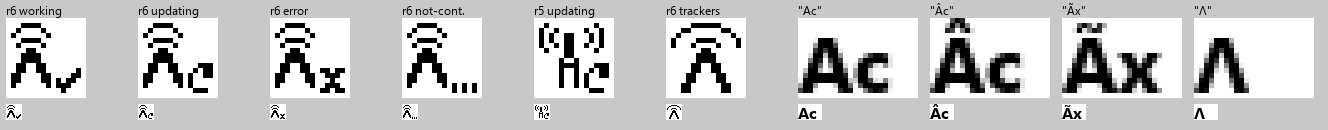

This chart was generated by the following Python code:
# Revision 6 review: the tracker states next to the letter strings they were read as in revision 5
# ("A✓", "Ac", "Ax", "A…") and the closest accented forms ("Âc", "Ȃx"), rendered in Segoe UI Bold
# at 16 px, plus the r5 (16b14bf) tracker base. Mono 16 px on white, x1 and x5 nearest.
# Usage: python -I letter-test.py <ui-icon-explorations dir> <output png>
import io, os, subprocess, sys
from PIL import Image, ImageDraw, ImageFont
root, out = sys.argv[1], sys.argv[2]
prefix = subprocess.run(['git', 'rev-parse', '--show-prefix'], cwd=root, capture_output=True, text=True,
                        check=True).stdout.strip()
def icon(ic, rev=None):
    rel = f'png-mono/bold/16/{ic}.png'
    if rev:
        im = Image.open(io.BytesIO(subprocess.run(['git', 'show', f'{rev}:{prefix}{rel}'], cwd=root,
                                                  capture_output=True, check=True).stdout))
    else:
        im = Image.open(os.path.join(root, rel))
    im = im.convert('RGBA'); t = Image.new('RGBA', im.size, (255, 255, 255, 255)); t.alpha_composite(im)
    return t.convert('RGB')
bold = ImageFont.truetype('C:/Windows/Fonts/segoeuib.ttf', 16)
lbl = ImageFont.truetype('C:/Windows/Fonts/segoeui.ttf', 12)
def text(s):
    t = Image.new('RGB', (24, 16), (255, 255, 255)); ImageDraw.Draw(t).text((0, -3), s, fill=(0, 0, 0), font=bold)
    return t
cells = [('r6 working', icon('tracker-working')), ('r6 updating', icon('tracker-updating')),
         ('r6 error', icon('tracker-error')), ('r6 not-cont.', icon('tracker-not-contacted')),
         ('r5 updating', icon('tracker-updating', '16b14bf')), ('r6 trackers', icon('trackers')),
         ('"Ac"', text('Ac')), ('"Âc"', text('Âc')), ('"Ãx"', text('Ãx')), ('"Λ"', text('Λ'))]
Z = 5; CW = 24 * Z + 12
img = Image.new('RGB', (CW * len(cells) + 8, 16 * Z + 50), (200, 200, 200)); d = ImageDraw.Draw(img)
for k, (n, im) in enumerate(cells):
    x = 6 + k * CW
    d.text((x, 2), n, fill=(0, 0, 0), font=lbl)
    img.paste(im.resize((im.size[0] * Z, 16 * Z), Image.NEAREST), (x, 18))
    img.paste(im, (x, 18 + 16 * Z + 6))
img.save(out); print('done')
